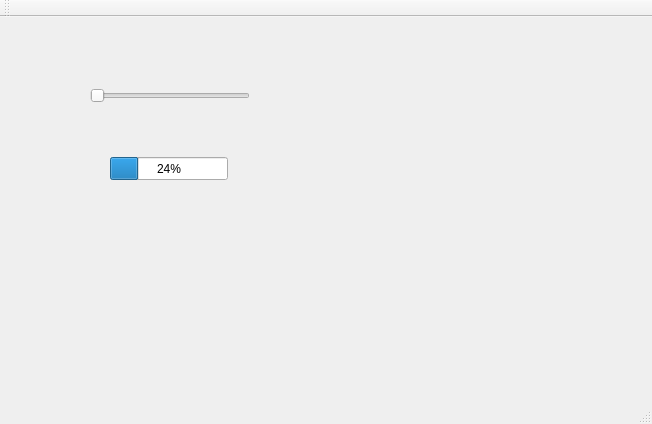
<?xml version="1.0" encoding="UTF-8"?>
<ui version="4.0">
 <class>MainWindow</class>
 <widget class="QMainWindow" name="MainWindow">
  <property name="geometry">
   <rect>
    <x>0</x>
    <y>0</y>
    <width>652</width>
    <height>424</height>
   </rect>
  </property>
  <property name="windowTitle">
   <string>MainWindow</string>
  </property>
  <widget class="QWidget" name="centralWidget">
   <widget class="QSlider" name="horizontalSlider">
    <property name="geometry">
     <rect>
      <x>90</x>
      <y>70</y>
      <width>160</width>
      <height>18</height>
     </rect>
    </property>
    <property name="orientation">
     <enum>Qt::Horizontal</enum>
    </property>
   </widget>
   <widget class="QProgressBar" name="progressBar">
    <property name="geometry">
     <rect>
      <x>110</x>
      <y>140</y>
      <width>118</width>
      <height>23</height>
     </rect>
    </property>
    <property name="value">
     <number>24</number>
    </property>
   </widget>
  </widget>
  <widget class="QMenuBar" name="menuBar">
   <property name="geometry">
    <rect>
     <x>0</x>
     <y>0</y>
     <width>652</width>
     <height>25</height>
    </rect>
   </property>
  </widget>
  <widget class="QToolBar" name="mainToolBar">
   <attribute name="toolBarArea">
    <enum>TopToolBarArea</enum>
   </attribute>
   <attribute name="toolBarBreak">
    <bool>false</bool>
   </attribute>
  </widget>
  <widget class="QStatusBar" name="statusBar"/>
 </widget>
 <layoutdefault spacing="6" margin="11"/>
 <resources/>
 <connections>
  <connection>
   <sender>horizontalSlider</sender>
   <signal>sliderMoved(int)</signal>
   <receiver>progressBar</receiver>
   <slot>setValue(int)</slot>
   <hints>
    <hint type="sourcelabel">
     <x>147</x>
     <y>118</y>
    </hint>
    <hint type="destinationlabel">
     <x>163</x>
     <y>190</y>
    </hint>
   </hints>
  </connection>
 </connections>
</ui>
